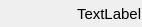
<?xml version="1.0" encoding="UTF-8"?>
<ui version="4.0">
 <class>TrackControls</class>
 <widget class="QWidget" name="TrackControls">
  <property name="geometry">
   <rect>
    <x>0</x>
    <y>0</y>
    <width>142</width>
    <height>27</height>
   </rect>
  </property>
  <property name="sizePolicy">
   <sizepolicy hsizetype="Fixed" vsizetype="Fixed">
    <horstretch>0</horstretch>
    <verstretch>0</verstretch>
   </sizepolicy>
  </property>
  <property name="windowTitle">
   <string>Form</string>
  </property>
  <layout class="QHBoxLayout" name="horizontalLayout">
   <property name="spacing">
    <number>1</number>
   </property>
   <property name="margin">
    <number>0</number>
   </property>
   <item>
    <widget class="QPushButton" name="disableButton">
     <property name="maximumSize">
      <size>
       <width>22</width>
       <height>22</height>
      </size>
     </property>
     <property name="text">
      <string/>
     </property>
     <property name="iconSize">
      <size>
       <width>20</width>
       <height>20</height>
      </size>
     </property>
     <property name="checkable">
      <bool>true</bool>
     </property>
     <property name="flat">
      <bool>true</bool>
     </property>
    </widget>
   </item>
   <item>
    <widget class="QPushButton" name="fxButton">
     <property name="maximumSize">
      <size>
       <width>22</width>
       <height>22</height>
      </size>
     </property>
     <property name="icon">
      <iconset>
       <normaloff>:/images/fx</normaloff>:/images/fx</iconset>
     </property>
     <property name="iconSize">
      <size>
       <width>20</width>
       <height>20</height>
      </size>
     </property>
     <property name="checkable">
      <bool>false</bool>
     </property>
     <property name="flat">
      <bool>true</bool>
     </property>
    </widget>
   </item>
   <item>
    <spacer name="horizontalSpacer">
     <property name="orientation">
      <enum>Qt::Horizontal</enum>
     </property>
     <property name="sizeHint" stdset="0">
      <size>
       <width>10</width>
       <height>20</height>
      </size>
     </property>
    </spacer>
   </item>
   <item>
    <widget class="UIExtendedLabel" name="trackLabel">
     <property name="font">
      <font>
       <pointsize>11</pointsize>
      </font>
     </property>
     <property name="text">
      <string>TextLabel</string>
     </property>
     <property name="margin">
      <number>0</number>
     </property>
    </widget>
   </item>
  </layout>
 </widget>
 <customwidgets>
  <customwidget>
   <class>UIExtendedLabel</class>
   <extends>QLabel</extends>
   <header>UIExtendedLabel.h</header>
  </customwidget>
 </customwidgets>
 <resources>
  <include location="../../../../resources.qrc"/>
 </resources>
 <connections/>
</ui>
